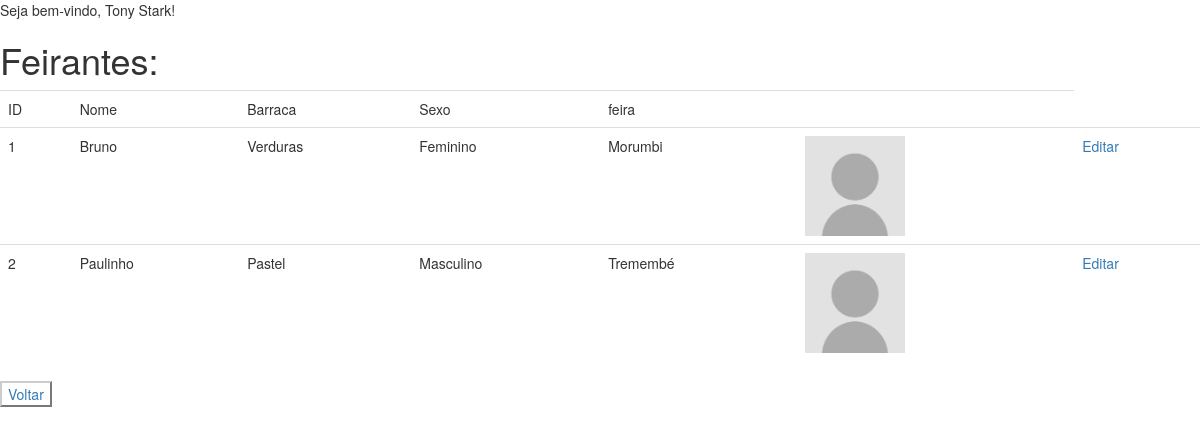
The page /feirante (signed in) on the database its author committed.
### tables this page shows
CREATE TABLE usuario (
    login VARCHAR(50) PRIMARY KEY NOT NULL,
    senha VARCHAR(50) NOT NULL,
    nome VARCHAR(50) NOT NULL,
    FOREIGN KEY(login) REFERENCES serie(login)
);

CREATE TABLE feirante (
    id_feirante INTEGER PRIMARY KEY AUTOINCREMENT,
    nome_feirante VARCHAR(50) NOT NULL,
    barraca VARCHAR(50) NOT NULL,
    sexo VARCHAR(1) NOT NULL,
    id_feira INTEGER NOT NULL,
    id_foto VARCHAR(50) NOT NULL,
    FOREIGN KEY(id_feira) REFERENCES feira(id_feira)
);

CREATE TABLE feira (
    id_feira INTEGER PRIMARY KEY AUTOINCREMENT,
    bairro VARCHAR(50) NOT NULL,
    horario VARCHAR(50) NOT NULL,
    dia VARCHAR(50) NOT NULL,
    UNIQUE(bairro)
);

### flask-jinja2-crud-master/serie.py (the view)
@app.route("/feirante")
def listar_feirantes_api():
    logado = autenticar_login()
    if logado is None:
        return redirect("/")
    lista = db_listar_feirantes()
    return render_template("lista_feirantes.html", logado = logado, feirantes = lista)

### flask-jinja2-crud-master/serie.py (called while the page is built)
def autenticar_login():
    login = request.cookies.get("login", "")
    senha = request.cookies.get("senha", "")
    return db_fazer_login(login, senha)

def row_to_dict(description, row):
    if row is None: return None
    d = {}
    for i in range(0, len(row)):
        d[description[i][0]] = row[i]
    return d

def rows_to_dict(description, rows):
    result = []
    for row in rows:
        result.append(row_to_dict(description, row))
    return result

def conectar():
    return sqlite3.connect('serie.db')

def db_listar_feirantes():
    with closing(conectar()) as con, closing(con.cursor()) as cur:
        cur.execute("SELECT fe.id_feirante, fe.nome_feirante, fe.barraca, fe.sexo, fe.id_feira, fe.id_foto, f.bairro FROM feirante fe INNER JOIN feira f ON fe.id_feira = f.id_feira")
        return rows_to_dict(cur.description, cur.fetchall())

def db_fazer_login(login, senha):
    with closing(conectar()) as con, closing(con.cursor()) as cur:
        cur.execute("SELECT u.login, u.senha, u.nome FROM usuario u WHERE u.login = ? AND u.senha = ?", [login, senha])
        return row_to_dict(cur.description, cur.fetchone())

### flask-jinja2-crud-master/templates/lista_feirantes.html (shortened to what this page needs)
{% extends "base.html" %}
{% block conteudo %}
    <h1>Feirantes:</h1>
    <table class="table">
        <tr>
            <td>ID</td>
            <td>Nome</td>
            <td>Barraca</td>
            <td>Sexo</td>
            <td>feira</td>
            <td>&nbsp;</td>
        </tr>
        {% for feirante in feirantes %}
            <tr>
                <td>{{feirante['id_feirante']}}</td>
                <td>{{feirante['nome_feirante']}}</td>
                <td>{{feirante['barraca']}}</td>
                <td>{% if feirante['sexo'] == 'M' %}Masculino{% else %}Feminino{% endif %}</td>
                <td>{{feirante['bairro']}}</td>
                <td>{% if feirante['id_foto'] != '' %}
                    <img src="{{ url_for('feirante_download_foto', id_foto = feirante['id_foto']) }}" id="foto" width="100"/>
                {% else %}
                    <img src="{{ url_for('static', filename = 'no-photo.png') }}" id="foto" width="100"/>
                {% endif %}</td>
                <td><a href="/feirante/{{feirante['id_feirante']}}">Editar</a></td>
            </tr>
        {% endfor %}
    </table>
    <button class="btn-default"><a href="/">Voltar</a></button>
{% endblock %}

### flask-jinja2-crud-master/templates/base.html (shortened to what this page needs)
<!DOCTYPE html>
<html>
    <head>
        <link rel="stylesheet" href="/static/style.css">
        <link rel="stylesheet" href="https://maxcdn.bootstrapcdn.com/bootstrap/3.4.1/css/bootstrap.min.css">
    </head>
    <body>
        <header>
            Seja bem-vindo, {{logado['nome']}}!
        </header>
        {% block conteudo %}{% endblock %}
    </body>
</html>

### rows shown on the page
usuario: nome "Tony Stark"
feirante: id_feirante "1", nome_feirante "Bruno", barraca "Verduras", sexo "Feminino", bairro "Morumbi", id_foto (picture)
feirante: id_feirante "2", nome_feirante "Paulinho", barraca "Pastel", sexo "Masculino", bairro "Tremembé", id_foto (picture)
